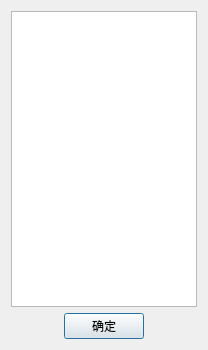
<?xml version="1.0" encoding="UTF-8"?>
<ui version="4.0">
 <class>HOpSheetVarDlg</class>
 <widget class="QDialog" name="HOpSheetVarDlg">
  <property name="geometry">
   <rect>
    <x>0</x>
    <y>0</y>
    <width>208</width>
    <height>350</height>
   </rect>
  </property>
  <property name="windowTitle">
   <string>操作票变量定义</string>
  </property>
  <layout class="QVBoxLayout" name="verticalLayout">
   <item>
    <widget class="QListWidget" name="listWidget"/>
   </item>
   <item>
    <layout class="QHBoxLayout" name="horizontalLayout">
     <item>
      <spacer name="horizontalSpacer">
       <property name="orientation">
        <enum>Qt::Horizontal</enum>
       </property>
       <property name="sizeHint" stdset="0">
        <size>
         <width>40</width>
         <height>20</height>
        </size>
       </property>
      </spacer>
     </item>
     <item>
      <widget class="QPushButton" name="pushButton">
       <property name="text">
        <string>确定</string>
       </property>
      </widget>
     </item>
     <item>
      <spacer name="horizontalSpacer_2">
       <property name="orientation">
        <enum>Qt::Horizontal</enum>
       </property>
       <property name="sizeHint" stdset="0">
        <size>
         <width>40</width>
         <height>20</height>
        </size>
       </property>
      </spacer>
     </item>
    </layout>
   </item>
  </layout>
 </widget>
 <resources/>
 <connections>
  <connection>
   <sender>pushButton</sender>
   <signal>clicked()</signal>
   <receiver>HOpSheetVarDlg</receiver>
   <slot>okBtn()</slot>
   <hints>
    <hint type="sourcelabel">
     <x>83</x>
     <y>324</y>
    </hint>
    <hint type="destinationlabel">
     <x>29</x>
     <y>325</y>
    </hint>
   </hints>
  </connection>
  <connection>
   <sender>listWidget</sender>
   <signal>itemDoubleClicked(QListWidgetItem*)</signal>
   <receiver>HOpSheetVarDlg</receiver>
   <slot>treeWidgetDoubleClick()</slot>
   <hints>
    <hint type="sourcelabel">
     <x>129</x>
     <y>208</y>
    </hint>
    <hint type="destinationlabel">
     <x>186</x>
     <y>326</y>
    </hint>
   </hints>
  </connection>
 </connections>
 <slots>
  <slot>okBtn()</slot>
  <slot>treeWidgetDoubleClick()</slot>
 </slots>
</ui>
